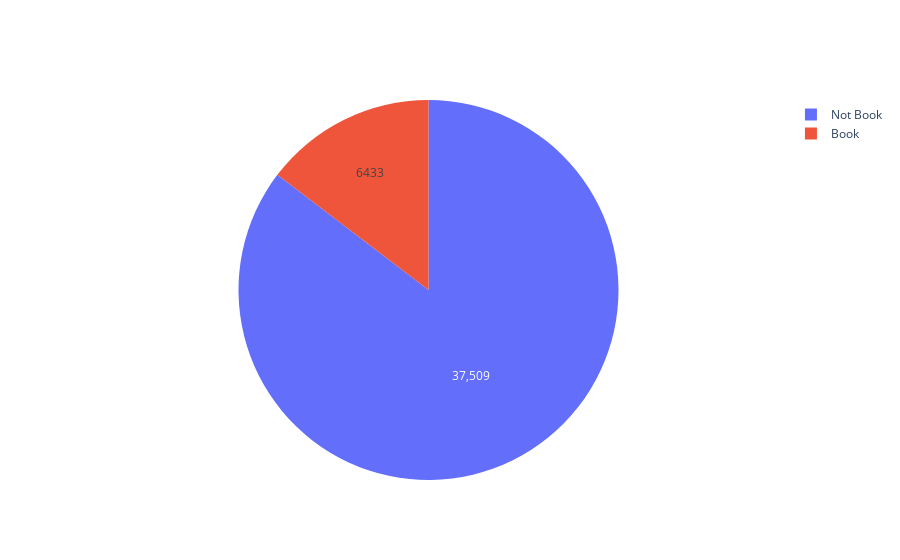

Notebook code cell kept with this figure:
### Code cell
labels = ['Not Book', 'Book']
trace = go.Pie( labels=labels, values = x, hoverinfo = 'label+percent', textinfo='value')
iplot([trace])

### Figure 1 — Plotly figure (JSON) as saved in the notebook; plotly's stock layout.template omitted (floating-point values rounded to 4 significant figures)
{"data": [{"hoverinfo": "label+percent", "labels": ["Not Book", "Book"], "textinfo": "value", "type": "pie", "values": [37509, 6433]}], "layout": {}}
